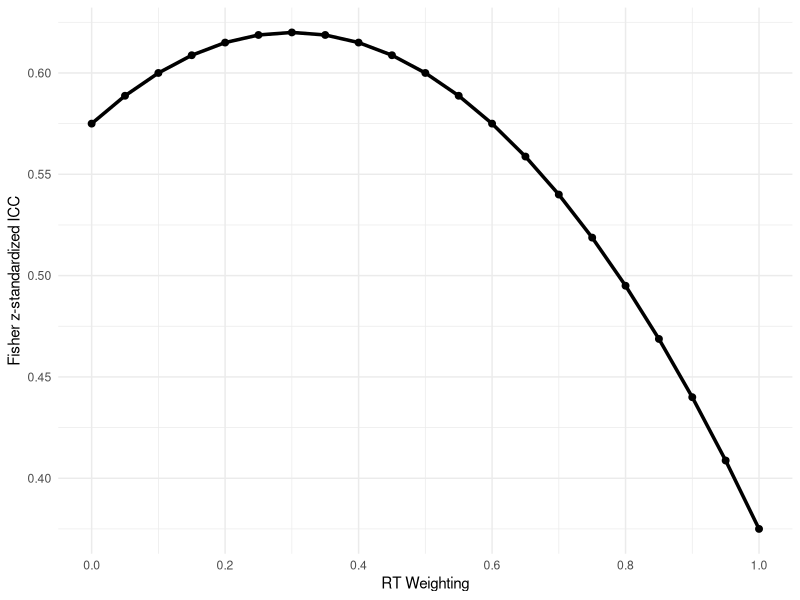

This figure's R source:
library(tidyverse)

icc_trends <- tibble(
  weighting = seq(0, 1, by = 0.05),
  fisher_z_icc = 0.7 - 0.2 * weighting - 0.50 * (weighting - 0.5)^2,
)

hyp_plot <- ggplot(icc_trends,
       aes(x = weighting,
           y = fisher_z_icc)) +
  geom_line(linewidth = 1.2) +
  geom_point(size = 2) +
  scale_x_continuous(
    breaks = seq(0, 1, by = 0.2),
    limits = c(0, 1)
  ) +
  labs(
    x = "RT Weighting",
    y = "Fisher z-standardized ICC",
    color = "Trend"
  ) +
  theme_minimal() +
  theme(
    plot.background = element_rect(
      fill = "white",
      color = NA
    ),
    panel.background = element_rect(
      fill = "white",
      color = NA
    )
  )

ggsave(plot = hyp_plot, filename = 'other_plots/visualization_hyp/vis_hyp.png', width = 5, height = 3)
